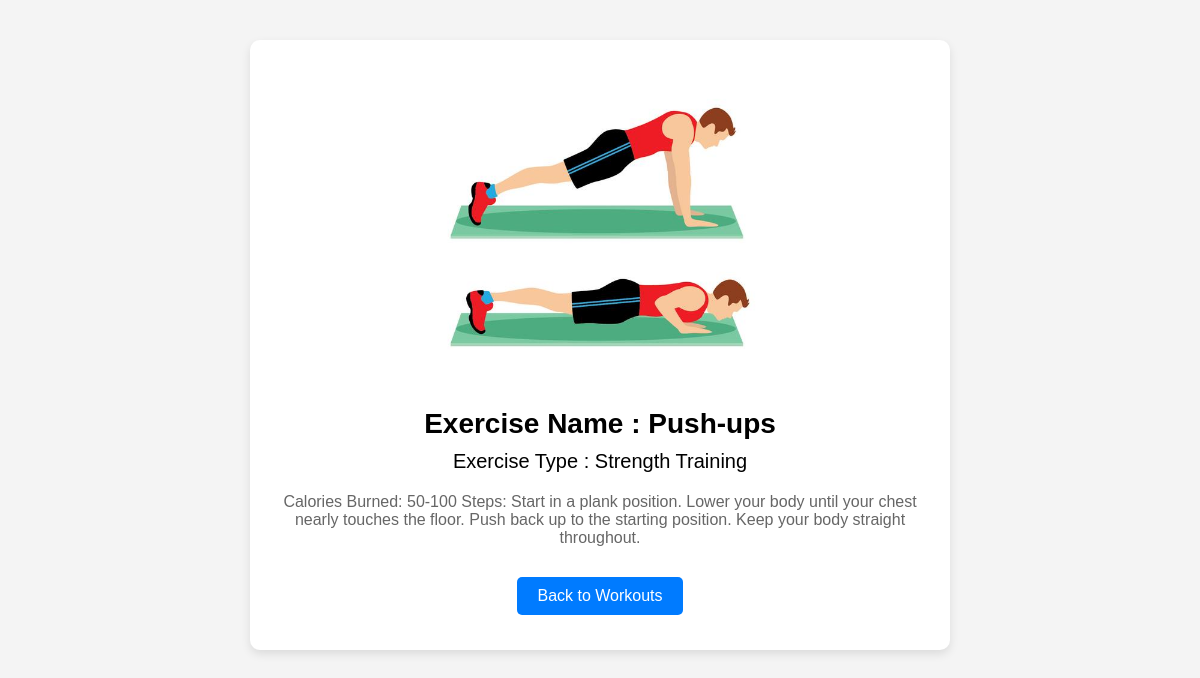
Screenshot of /workout/2/ with the database file from the repository.
### fitness/models.py (models this page shows, shortened)
class Workout(models.Model):
    name = models.CharField(max_length=100)
    workout_type = models.CharField(max_length=50)
    image = models.ImageField(upload_to='workout_images/')
    description = models.TextField()

### fitness/views.py (the view)
# urls.py: path('workout/<int:workout_id>/', views.workout_detail_view, name='workout_detail'),
def workout_detail_view(request, workout_id):
    try:
        workout = Workout.objects.get(id=workout_id)
    except Workout.DoesNotExist:
        return render(request, 'workout_not_found.html')
    context = {
        'workout': workout,
    }
    return render(request, 'workout_detail.html', context)

### templates/workout_detail.html (shortened to what this page needs)
<!DOCTYPE html>
<html lang="en">
<head>
</head>
<body>
    <div class="workout-detail-container">
        <img src="{{ workout.image.url }}" alt="{{ workout.name }}">
        <h2>Exercise Name : {{ workout.name }}</h2>
        <p class="workout-type">Exercise Type : {{ workout.workout_type }}</p>
        <p class="description">{{ workout.description }}</p>
        <a href="{% url 'workout_view' %}" class="back-button">Back to Workouts</a>
    </div>
</body>
</html>

### templates/workout_detail.html (style rules this page uses)
body { font-family: Arial, sans-serif; background-color: #f4f4f4; margin: 0; padding: 0; display: flex; justify-content: center; height: 600px; }
.workout-detail-container { margin-top: 40px; height: 95%; width: 55%; background-color: #fff; padding: 20px; border-radius: 10px; box-shadow: 0 4px 10px rgba(0, 0, 0, 0.1); text-align: center; }
.workout-detail-container img { width: 420px; border-radius: 10px; margin-top: 20px; margin-bottom: 20px; }
.workout-detail-container h2 { margin: 10px 0; font-size: 28px; color: #000000; }
.workout-detail-container p { margin: 10px 0; font-size: 18px; color: #555; }
.workout-detail-container .workout-type { font-size: 20px; color: #000000; margin-bottom: 20px; }
.workout-detail-container .description { font-size: 16px; color: #666; text-align: center; }
.back-button { display: inline-block; margin-top: 20px; margin-bottom: 20px; padding: 10px 20px; font-size: 16px; color: #fff; background-color: #007bff; border: none; border-radius: 5px; cursor: pointer; text-decoration: none; transition: background-color 0.3s ease, box-shadow 0.3s ease; }

### rows the page displays
Workout: image (picture), name "Push-ups", workout_type "Strength Training", description "Calories Burned: 50-100 Steps: Start in a plank position. Lower your body until your chest nearly touches the floor. Push back up to the starting position. Keep your body straight throughout."
